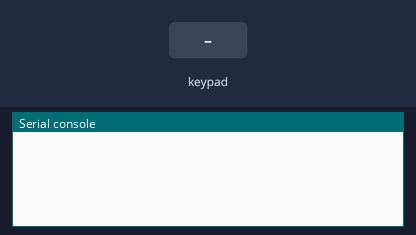
The program below on a simulated CircuitPython board. Parts: the last lines printed to the serial console. The inputs (shaded band) are chosen by the test bench. USB keyboard and mouse output is not drawn.

Above: at 2.2 s.
2.3 s: key '0' pressed
At 3.5 s:
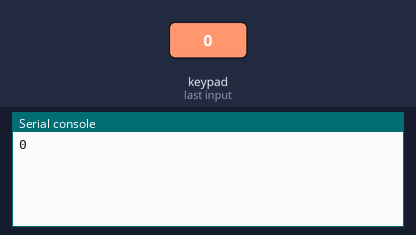
3.8 s: keypad keys 1 2 pressed 0.4 s apart
At 4.9 s:
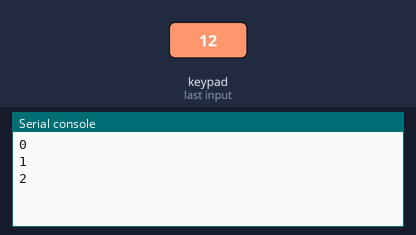
6.1 s: key '3' pressed
At 7.3 s:
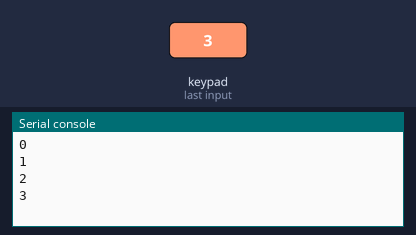
7.6 s: keypad keys 2 5 pressed 0.4 s apart
At 9.0 s:
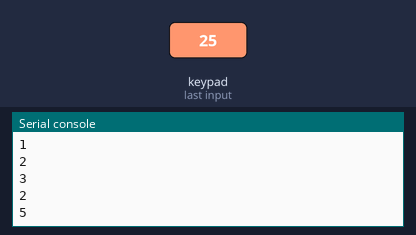
Timing chart, 0 to 10.6 s (numbered marks = the images above; inputs shaded):
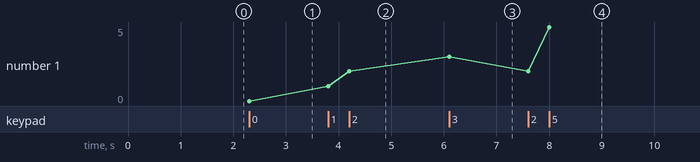

The program:

code.py
```python
# Write your code here :-)
# # CircuitPython IO demo #1 - General Purpose I/O
# https://github.com/adafruit/Adafruit_CircuitPython_Bundle/releases
# https://learn.adafruit.com/matrix-keypad/python-circuitpython
# Get firmware from: https://circuitpython.org/
# Get library from: https://github.com/adafruit/Adafruit_CircuitPython_Bundle/releases/tag/20201203

import time
import board
import digitalio
import adafruit_matrixkeypad
import usb_hid
from adafruit_hid.keyboard import Keyboard
from adafruit_hid.keyboard_layout_us import KeyboardLayoutUS
from adafruit_hid.keycode import Keycode
from adafruit_hid.consumer_control import ConsumerControl
from adafruit_hid.consumer_control_code import ConsumerControlCode

time.sleep(1)  # Sleep for a bit to avoid a race condition on some systems
# Set up a keyboard device.
kbd = Keyboard(usb_hid.devices)
control_key = Keycode.SHIFT
cc = ConsumerControl(usb_hid.devices)

cols = [digitalio.DigitalInOut(x) for x in (board.D11, board.D12, board.D13)]
rows = [digitalio.DigitalInOut(x) for x in (board.D9, board.D10)]
keys = (
    (0, 1, 2),
    (3, 4, 5),
)
keypad = adafruit_matrixkeypad.Matrix_Keypad(rows, cols, keys)

while True:
    keys = keypad.pressed_keys
    if keys:
        for key in keys:
            print(key)
            if (key == 0): #volume up
                cc.send(ConsumerControlCode.VOLUME_INCREMENT)
            if (key == 1): #toggle mute
                kbd.send(Keycode.COMMAND, Keycode.SHIFT, Keycode.V)
            if (key == 2): #toggle speaker mute
                 cc.send(ConsumerControlCode.MUTE)
            if (key == 3): #volume down
                 cc.send(ConsumerControlCode.VOLUME_DECREMENT)
            if (key == 4): #toggle mic mute
                kbd.send(Keycode.COMMAND, Keycode.SHIFT, Keycode.A)
            if (key == 5): #toggle screen share
                kbd.send(Keycode.COMMAND, Keycode.SHIFT, Keycode.S)
        time.sleep(0.2)
```

Measured:
- after the input at 2.3 s, the serial console: prints a new line at once (image 1)
- after the input at 3.8 s, the serial console: prints a new line at once (image 2)
- after the input at 6.1 s, the serial console: prints a new line at once (image 3)
- after the input at 7.6 s, the serial console: prints a new line at once (image 4)
- plotted number 1: 0 → 2 after the input at 3.8 s, 2 → 3 after the input at 6.1 s, 3 → 5 after the input at 7.6 s
